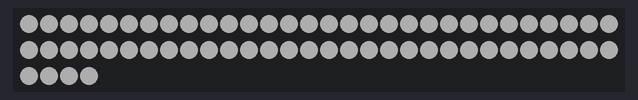
This sketch was run on a simulated Arduino Uno, built with avr-gcc and run on an emulated ATmega328P. Shown: 64 RGB LEDs in strip order, left to right, continuing on the next row. Dim RGB values are drawn brighter than linear.

Above: at 0.1 s.

The sketch:

Neo4.ino
```cpp
#include <Adafruit_NeoPixel.h>

Adafruit_NeoPixel strip(64, 7);

bool isOn;

void setup() {
  // put your setup code here, to run once:
  strip.begin();
  strip.clear();
  strip.setBrightness(50);

  isOn = true;
}

void loop() {
  // put your main code here, to run repeatedly:
  if (isOn) {
    for (int i = 0; i < strip.numPixels(); i++) {
      strip.setPixelColor(i, 255, 255, 255);
    }
    strip.show();
  }
  else {
    for (int i = 0; i < strip.numPixels(); i++) {
      strip.setPixelColor(i, 0, 0, 0);
    }
    strip.show();
  }
isOn = !isOn;
delay(200);
}
```
